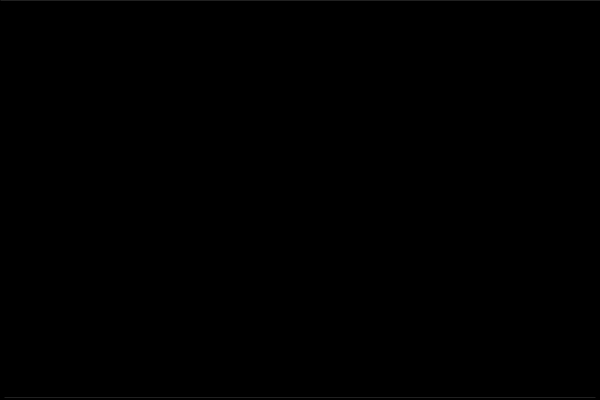
Frame 1 (no input)
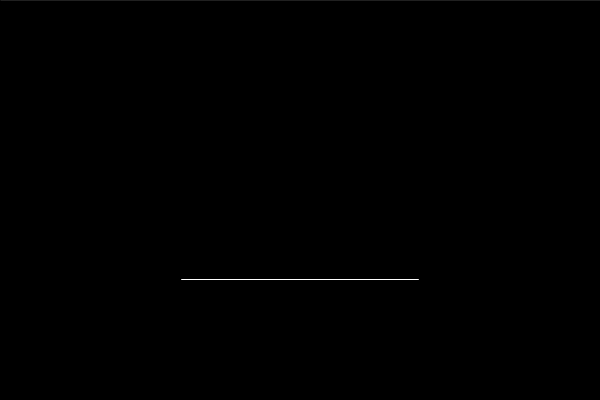
Frame 60 (the mouse pressed at the canvas centre just before this capture)
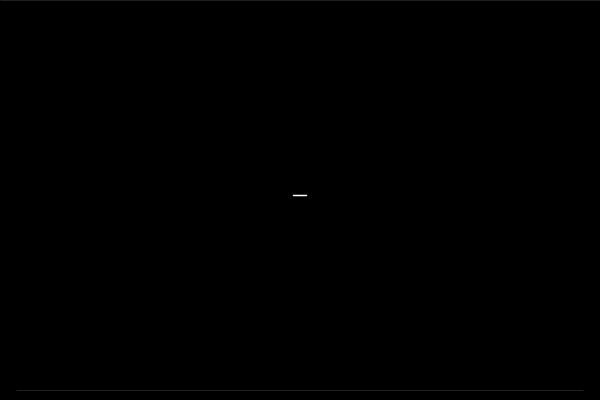
Frame 120 (the mouse held since frame 60 and released just before this capture)

The Processing sketch that drew these frames (run headless with seeded random() and noise(); from frame 60 on, the mouse is pressed at the canvas centre):

// Processing sketch: processing_157791
// ── processing_157791.pde


int x, y; // translation x and y variables
float howManyLines = 1;

void setup(){
  size(600,400);
  stroke(255);
}

void draw(){
  background(0);
  //howManyLines = (mouseX / 1.5);
  howManyLines*=1.006;
  
  /*
  if (int(howManyLines%2) == 0){
   stroke(0, 200, 255); 
   strokeWeight(2);
  } else {
   stroke(100, 200, 50);
  strokeWeight(1); 
  }
  println(int(howManyLines%2));
  */
  
  
  translate(x,y);

  
  for ( float i = 0; i <= howManyLines; i++){
    
    float maxWeight = 3;
    
    float ii = i;
    float spacing = height / (howManyLines); 
    
    
    float percentComplete = i / howManyLines;
      //stroke(200 + (255 * percentComplete));
    float myWeight = percentComplete * maxWeight;
      
    
    if (i > howManyLines - i){ // causes it to expand in the middle
      ii = -i;
      myWeight = maxWeight - maxWeight * percentComplete; 
    } else {
    }
      strokeWeight( myWeight);
    
    float lineStart = width * percentComplete + ii;
    float lineEnd = (width - width*percentComplete) - ii;
   
    line(    lineStart       , spacing * i,     lineEnd    ,spacing * i);
    
  }
  
}

void mouseDragged(){
 x += mouseX-pmouseX;
 y += mouseY-pmouseY;

}
